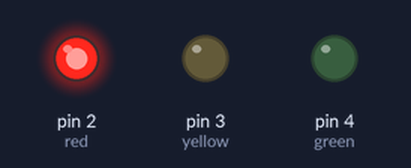
Bench run of a sketch on a simulated Arduino Uno, built with avr-gcc and run on an emulated ATmega328P. On the bench: output pins drawn as LEDs (lit = HIGH).

Above: at 0.5 s.
At 1.5 s:
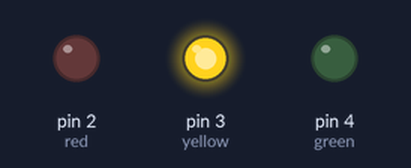
At 5.5 s:
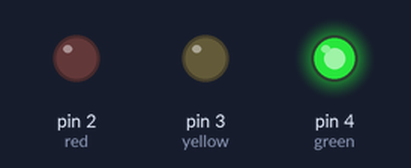
Timing chart, 0 to 6.9 s (numbered marks = the images above):
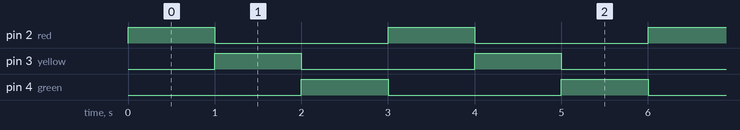

The sketch:

circular.ino
```cpp
/*
Accende i led in modo consecutivo
 */


byte red = 2;
byte yellow = 3;
byte green = 4;

// the setup routine runs once when you press reset:
void setup() {
  // initialize the digital pin as an output.
  pinMode(red, OUTPUT);
  pinMode(yellow, OUTPUT);
  pinMode(green, OUTPUT);
}

// the loop routine runs over and over again forever:
// trova il bug!!! il led verde non si spegne
void loop() {
  digitalWrite(red, HIGH);
  delay(1000);
  digitalWrite(red, LOW);
  digitalWrite(yellow, HIGH);
  delay(1000);
  digitalWrite(yellow, LOW);
  digitalWrite(green, HIGH);
  delay(1000);
  digitalWrite(green, LOW);
}
```

Measured:
- by itself, pin 2 (red), pin 3 (yellow), pin 4 (green): alternates HIGH for 1.0 s and LOW for 2.0 s
- by itself, everything shown: repeats every 3.0 s, in 4 steps
